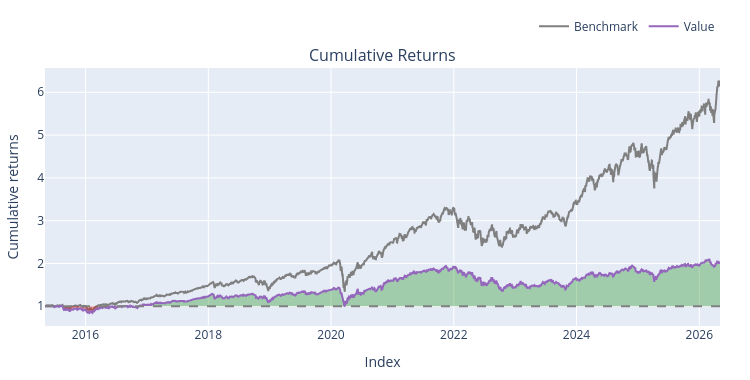

Notebook source saved alongside this figure:
### Markdown cell above
### OBV (ON Balance Volume) Strategy for the S and P 500

### Code cell
macd_dict = {}
signal_dict = {}
hist_dict = {}
rsi_dict = {}
obv_dict = {}
obv_ma_dict = {}

for ticker in close_df.columns:
    prices = close_df[ticker].to_numpy(dtype=np.float64)

    macd, signal, hist = talib.MACD(
        prices,
        fastperiod=12,
        slowperiod=26,
        signalperiod=9
    )

    rsi = talib.RSI(
        prices,
        timeperiod=14
    )

    obv = talib.OBV(close_df[ticker].to_numpy(dtype = np.float64), volume_df[ticker].to_numpy(dtype = np.float64))
    oma = pd.Series(obv, index=close_df.index).rolling(20).mean()


    macd_dict[ticker] = macd
    signal_dict[ticker] = signal
    hist_dict[ticker] = hist
    rsi_dict[ticker] = rsi
    obv_dict[ticker] = obv
    obv_ma_dict[ticker] = oma

macd_df = pd.DataFrame(macd_dict, index=close_df.index)
signal_df = pd.DataFrame(signal_dict, index=close_df.index)
hist_df = pd.DataFrame(hist_dict, index=close_df.index)
rsi_df = pd.DataFrame(rsi_dict, index = close_df.index )
obv_df = pd.DataFrame(obv_dict, index = close_df.index)
oma_df = pd.DataFrame(obv_ma_dict, index = close_df.index)

entries = (obv_df >= oma_df).shift(1).fillna(False).astype(bool)
exits = (obv_df < oma_df).shift(1).fillna(False).astype(bool)



backtest1 = vbt.Portfolio.from_signals(
    close=close_df,
    open = open_df,
    high = high_df,
    low = low_df,
    entries=entries,
    exits=exits,
    init_cash=100_000.0,
    size=0.1,                         
    size_type='percent',
    cash_sharing=True,                 
    group_by=True,                     
    freq='1D',
    fees=0.001,
    sl_stop = 0.10,
       
)

print(backtest1.stats())
backtest1.plot().show()

### Figure 1 — Plotly figure (JSON) as saved in the notebook; plotly's stock layout.template omitted (floating-point values rounded to 4 significant figures; data arrays with more than 128 entries replaced by an {"elided": "..."} marker saying what was removed)
{"data": [{"legendgroup": "0", "line": {"color": "#7f7f7f"}, "name": "Benchmark", "showlegend": true, "type": "scatter", "uid": "10202510-7be1-406d-9244-111a00530c1b", "x": {"elided": "2766 str values"}, "xaxis": "x", "y": {"elided": "2766 float values"}, "yaxis": "y"}, {"hoverinfo": "skip", "legendgroup": "1", "line": {"color": "rgba(0, 0, 0, 0)", "width": 0}, "opacity": 0, "showlegend": false, "type": "scatter", "uid": "cc794c1a-fd40-4cbf-aa67-fda4233fcc85", "x": {"elided": "2766 str values"}, "xaxis": "x", "y": {"elided": "2766 int values"}, "yaxis": "y"}, {"connectgaps": false, "fill": "tonexty", "fillcolor": "rgba(0, 128, 0, 0.3)", "hoverinfo": "skip", "legendgroup": "1", "line": {"color": "rgba(0, 0, 0, 0)", "width": 0}, "opacity": 0, "showlegend": false, "type": "scatter", "uid": "31cb9645-2b76-40da-8fc2-356044410e5a", "x": {"elided": "2766 str values"}, "xaxis": "x", "y": {"elided": "2766 float values"}, "yaxis": "y"}, {"hoverinfo": "skip", "legendgroup": "1", "line": {"color": "rgba(0, 0, 0, 0)", "width": 0}, "opacity": 0, "showlegend": false, "type": "scatter", "uid": "9a204fe0-b516-4d02-b3ed-ec29e02f0de0", "x": {"elided": "2766 str values"}, "xaxis": "x", "y": {"elided": "2766 int values"}, "yaxis": "y"}, {"connectgaps": false, "fill": "tonexty", "fillcolor": "rgba(255, 0, 0, 0.3)", "hoverinfo": "skip", "legendgroup": "1", "line": {"color": "rgba(0, 0, 0, 0)", "width": 0}, "opacity": 0, "showlegend": false, "type": "scatter", "uid": "22d95e33-8be1-4696-a06a-61bcbe834f33", "x": {"elided": "2766 str values"}, "xaxis": "x", "y": {"elided": "2766 float values"}, "yaxis": "y"}, {"legendgroup": "2", "line": {"color": "#9467bd"}, "name": "Value", "showlegend": true, "type": "scatter", "uid": "f3c7cb7c-0a2f-4c17-9836-4aaf0a02817a", "x": {"elided": "2766 str values"}, "xaxis": "x", "y": {"elided": "2766 float values"}, "yaxis": "y"}, {"hoverinfo": "skip", "legendgroup": "1", "line": {"color": "rgba(0, 0, 0, 0)", "width": 0}, "opacity": 0, "showlegend": false, "type": "scatter", "uid": "ee111dab-3314-4f69-97c5-4f23004bf6ff", "x": {"elided": "2766 str values"}, "xaxis": "x", "y": {"elided": "2766 int values"}, "yaxis": "y"}], "layout": {"annotations": [{"font": {"size": 16}, "showarrow": false, "text": "Cumulative Returns", "x": 0.5, "xanchor": "center", "xref": "paper", "y": 1, "yanchor": "bottom", "yref": "paper"}], "height": 380, "legend": {"orientation": "h", "traceorder": "normal", "x": 1, "xanchor": "right", "y": 1.105, "yanchor": "bottom"}, "margin": {"b": 30, "l": 30, "r": 30, "t": 30}, "shapes": [{"line": {"color": "gray", "dash": "dash"}, "type": "line", "x0": 0, "x1": 1, "xref": "paper", "y0": 1, "y1": 1, "yref": "y"}], "showlegend": true, "width": 750, "xaxis": {"anchor": "y", "domain": [0, 1], "title": {"text": "Index"}}, "yaxis": {"anchor": "x", "domain": [0, 1], "title": {"text": "Cumulative returns"}}}}
